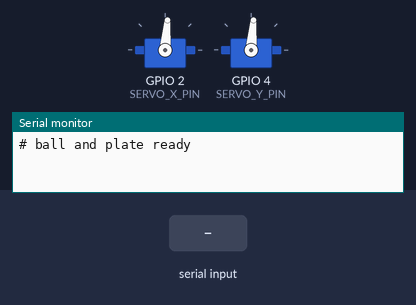
Simulated run of this sketch. Board: ESP32. Parts: 2 × servo, the last lines printed to the serial monitor. The inputs (shaded band) are chosen by the test bench.

Above: at 1.2 s.
1.3 s: "pos 90 45\n" received over Serial
At 1.7 s:
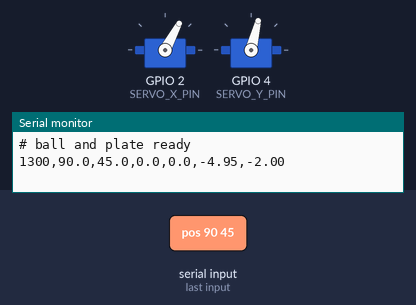
4.3 s: "pos none\n" received over Serial
Timing chart, 0 to 7.3 s (numbered marks = the images above; inputs shaded):
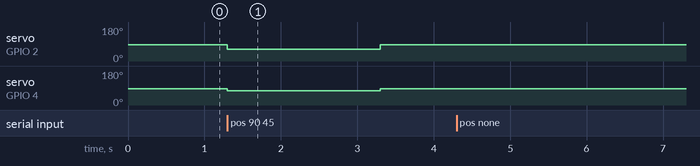

The sketch:

esp.ino
```cpp
#include <ESP32Servo.h>

const int SERVO_X_PIN = 2;
const int SERVO_Y_PIN = 4;

const int SERVO_US_MIN = 500;
const int SERVO_US_MAX = 2400;

// pulse that makes the plate level
const int PULSE_CENTER_X = 1400;
const int PULSE_CENTER_Y = 1400;

// limits so the plate never hits its stops
const int PULSE_MIN_X = 1150;
const int PULSE_MIN_Y = 1300;
const int PULSE_MAX_X = 1800;
const int PULSE_MAX_Y = 1850;

const float PULSE_PER_DEG = 50.0f;

// flip to -1 if the plate tilts the wrong way
const int SERVO_DIR_X = 1;
const int SERVO_DIR_Y = 1;

const float KP = 0.055f;
const float KI = 0.04f;
const float KD = 0.05f;

const float SP_X = 0.0f;
const float SP_Y = 0.0f;

// inside this distance the ball counts as centred and the plate stays level
const float SETTLE_TOL_MM = 25.0f;

// no message from the laptop for this long -> level the plate
const unsigned long SERIAL_TIMEOUT_MS = 2000;

struct Axis {
  float integral;
  float prevPos;
  float tiltMin;
  float tiltMax;
};

Servo servoX;
Servo servoY;
Axis axisX;
Axis axisY;

unsigned long lastSerialMs = 0;
unsigned long lastControlMs = 0;

void setup() {
  Serial.begin(115200);
  Serial.setTimeout(5);

  setTiltLimits();

  ESP32PWM::allocateTimer(0);
  ESP32PWM::allocateTimer(1);
  servoX.setPeriodHertz(50);
  servoY.setPeriodHertz(50);
  servoX.attach(SERVO_X_PIN, SERVO_US_MIN, SERVO_US_MAX);
  servoY.attach(SERVO_Y_PIN, SERVO_US_MIN, SERVO_US_MAX);
  // 16 bit gives finer pulse steps, and it has to be set after attach()
  servoX.setTimerWidth(16);
  servoY.setTimerWidth(16);

  hold();
  lastSerialMs = millis();
  Serial.println("# ball and plate ready");
}

void loop() {
  if (millis() - lastSerialMs > SERIAL_TIMEOUT_MS) {
    hold();
    Serial.println("# timeout: holding flat");
    lastSerialMs = millis();
  }

  if (Serial.available()) {
    handleCommand(Serial.readStringUntil('\n'));
  }
}

void handleCommand(String line) {
  line.trim();
  lastSerialMs = millis();

  if (line == "pos none") {
    hold();
    Serial.println("# no ball");
    return;
  }

  float x, y;
  if (sscanf(line.c_str(), "pos %f %f", &x, &y) == 2) {
    controlStep(x, y);
  }
}

void controlStep(float x, float y) {
  unsigned long now = millis();

  float dt = 0.0f;
  if (lastControlMs != 0) {
    dt = (now - lastControlMs) / 1000.0f;
  }
  lastControlMs = now;

  float ux = axisStep(axisX, SP_X, x, dt);
  float uy = axisStep(axisY, SP_Y, y, dt);
  moveServos(ux, uy);

  Serial.printf("%lu,%.1f,%.1f,%.1f,%.1f,%.2f,%.2f\n", now, x, y, SP_X, SP_Y, ux, uy);
}

// level the plate and clear the PID, so nothing old carries over when the ball comes back
void hold() {
  moveServos(0.0f, 0.0f);
  axisX.integral = 0.0f;
  axisY.integral = 0.0f;
  lastControlMs = 0;
}
```

pid.ino
```cpp
// returns the plate tilt in degrees for one axis
float axisStep(Axis &a, float setpoint, float pos, float dt) {
  float error = setpoint - pos;

  if (fabs(error) <= SETTLE_TOL_MM) {
    a.prevPos = pos;
    a.integral = 0.0f;
    return 0.0f;
  }

  // dt is 0 right after hold() and big after a gap, so only trust a normal frame
  bool fresh = dt > 0.0f && dt <= 0.2f;

  float speed = 0.0f;
  float newIntegral = a.integral;
  if (fresh) {
    speed = (pos - a.prevPos) / dt;
    newIntegral = a.integral + error * dt;
  }
  a.prevPos = pos;

  // D uses the ball speed, not the error change, so a setpoint change does not kick the plate
  float u = KP * error + KI * newIntegral - KD * speed;

  // anti-windup: only keep the integral while the output is not at a limit
  if (u >= a.tiltMin && u <= a.tiltMax) {
    a.integral = newIntegral;
  }

  return constrain(u, a.tiltMin, a.tiltMax);
}
```

plate.ino
```cpp
int tiltToPulse(float tilt, int center, int direction, int pulseMin, int pulseMax) {
  float pulse = center + direction * PULSE_PER_DEG * tilt;
  return round(constrain(pulse, pulseMin, pulseMax));
}

void moveServos(float tiltX, float tiltY) {
  servoX.writeMicroseconds(tiltToPulse(tiltX, PULSE_CENTER_X, SERVO_DIR_X, PULSE_MIN_X, PULSE_MAX_X));
  servoY.writeMicroseconds(tiltToPulse(tiltY, PULSE_CENTER_Y, SERVO_DIR_Y, PULSE_MIN_Y, PULSE_MAX_Y));
}

// the tilt range that keeps each pulse inside its limits
void setTiltLimits() {
  float ax = (PULSE_MIN_X - PULSE_CENTER_X) / (SERVO_DIR_X * PULSE_PER_DEG);
  float bx = (PULSE_MAX_X - PULSE_CENTER_X) / (SERVO_DIR_X * PULSE_PER_DEG);
  axisX.tiltMin = min(ax, bx);
  axisX.tiltMax = max(ax, bx);

  float ay = (PULSE_MIN_Y - PULSE_CENTER_Y) / (SERVO_DIR_Y * PULSE_PER_DEG);
  float by = (PULSE_MAX_Y - PULSE_CENTER_Y) / (SERVO_DIR_Y * PULSE_PER_DEG);
  axisY.tiltMin = min(ay, by);
  axisY.tiltMax = max(ay, by);
}
```

Measured:
- after the input at 1.3 s, servo on GPIO 2 (SERVO_X_PIN): 85° → 62° at once, → 85° 2.0 s later; servo on GPIO 4 (SERVO_Y_PIN): 85° → 76° at once, → 85° 2.0 s later
